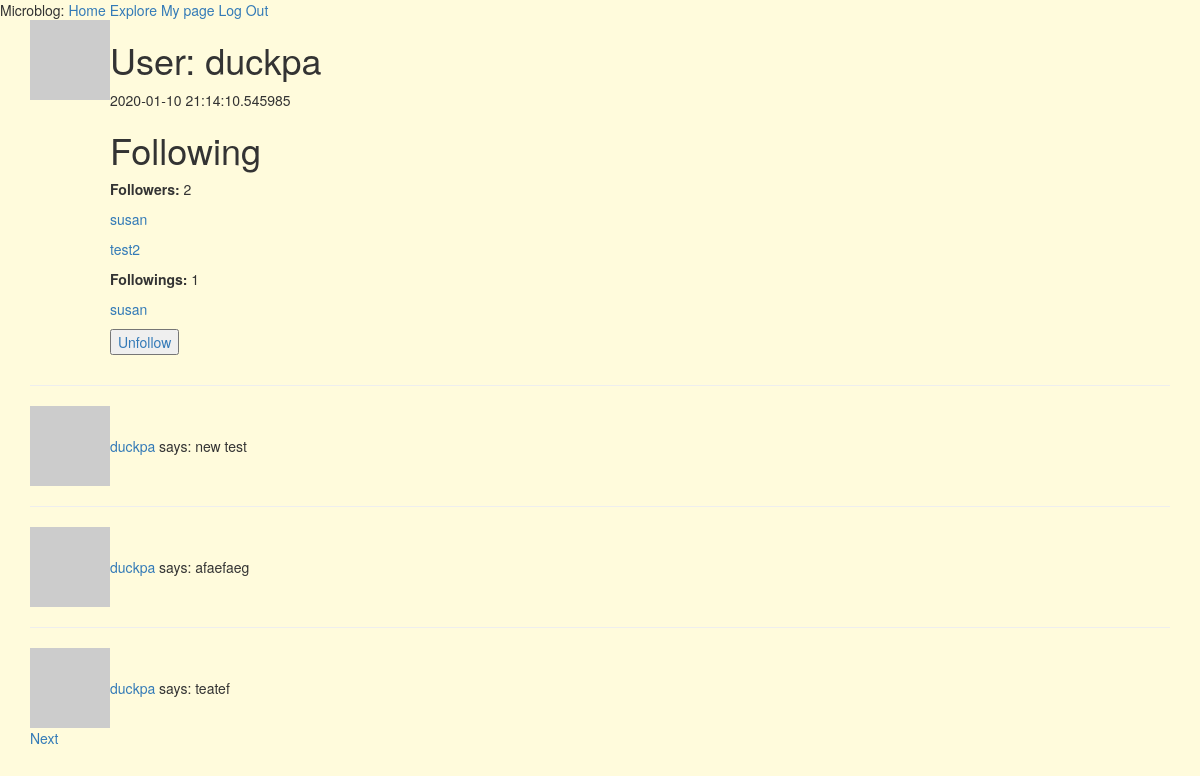
The page /user/duckpa (signed in) on the database its author committed.
### myapp/models.py (models this page shows, shortened)
class User(UserMixin, db.Model):
    id = db.Column(db.Integer, primary_key=True)
    username = db.Column(db.String(64), index=True, unique=True)
    email = db.Column(db.String(120), index=True, unique=True)
    password_hash = db.Column(db.String(128))
    posts = db.relationship('Post', backref='author', lazy='dynamic') # post.author ==> user instance
    about_me = db.Column(db.String(140))
    last_seen = db.Column(db.DateTime, default=datetime.utcnow)
    followed = db.relationship('User', secondary=followers,
        primaryjoin=(followers.c.follower_id == id),
        secondaryjoin=(followers.c.followed_id == id),
        backref=db.backref('followers', lazy='dynamic'), lazy='dynamic')
    def avatar(self, size):
        digest = md5(self.email.lower().encode('utf-8')).hexdigest()
        return 'https://www.gravatar.com/avatar/{}?d=identicon&s={}'.format(
            digest, size)
    def is_following(self, user):
        return self.followed.filter(
            followers.c.followed_id == user.id).count() > 0

class Post(db.Model):
    id = db.Column(db.Integer, primary_key=True)
    body = db.Column(db.String(140))
    timestamp = db.Column(db.DateTime, index=True, default=datetime.utcnow)
    user_id = db.Column(db.Integer, db.ForeignKey('user.id'))
    completed = db.Column(db.Integer, default= 0)

### myapp/routes.py (the view)
@app.route('/user/<username>') # dynamic component
@login_required
def user(username):
    user = User.query.filter_by(username=username).first_or_404() # if user is not founded, raise 404 error page
    page = request.args.get('page', 1, type=int) # query string argument = /index?page=3 <- want to get this 3
    posts = user.posts.order_by(Post.timestamp.desc()).paginate(
        page, app.config['POST_PER_PAGE'], False)
    next_url = url_for('user', username=user.username, page=posts.next_num) if posts.has_next else None
    prev_url = url_for('user', username=user.username, page=posts.prev_num) if posts.has_prev else None
    return render_template('user.html', user=user, posts=posts.items,
                           next_url=next_url, prev_url=prev_url)

### myapp/models.py (called while the page is built)
@login.user_loader
def load_user(id):
    return User.query.get(int(id))

### myapp/routes.py (called while the page is built)
@app.before_request
def before_request():
    if current_user.is_authenticated:
        current_user.last_seen = datetime.utcnow()
        db.session.commit()

### myapp/templates/user.html (shortened to what this page needs)
{% extends 'base.html' %}
{% block app_content %}
    <table>
        <tr valign="top">
            <td><img src="{{ user.avatar(128) }}"</td>
            <td>
                <h1>User: {{ user.username }}</h1>
                {% if user.last_seen %}<p>{{ user.last_seen }}</p>{% endif %}
                <h1>Following</h1>
                <p><b>Followers: </b>{{ user.followers.count() }}</p>
                {% for follower in user.followers.all() %}
                <p><a href="{{ url_for('user', username=follower.username) }}">{{ follower.username }}</a></p>
                {% endfor %}
                <p><b>Followings:</b> {{ user.followed.count() }}</p>
                {% for follower in user.followed.all() %}
                <p><a href="{{ url_for('user', username=follower.username) }}">{{ follower.username }}</a></p>
                {% endfor %}
                {% if user == current_user %}
                <p><a href="{{ url_for('edit_profile') }}"><input type="button" value="Edit Profile"></a></p>
                {% elif current_user.is_following(user) %}
                <p><a href="{{ url_for('unfollow', username = user.username) }}"><input type="button" value="Unfollow"></a></p>
                {% else %}
                <p><a href="{{ url_for('follow', username = user.username) }}"><input type="button" value="Follow"></a></p>
                {% endif %}
            </td>
        </tr>
    </table>
    {% for post in posts %}
        {% include "_post.html" %}
    {% endfor %}
    {% if next_url %}
    <a href="{{ next_url }}">Next</a>
    {% endif %}
{% endblock %}

### myapp/templates/base.html (shortened to what this page needs)
{% extends "bootstrap/base.html" %}
{% block styles %}
{{super()}}
<link rel="stylesheet"
      href="{{url_for('.static', filename='stylesheets/style.css')}}">
{% endblock %}
{% block navbar %}
    <div> Microblog:
        <a href="{{ url_for('index') }}">Home</a>
        <a href="{{ url_for('explore') }}">Explore</a>
        {% if current_user.is_anonymous %}
        <a href="{{ url_for('login') }}">log In</a>
        {% else %}
        <a href="{{ url_for('user', username = current_user.username) }}">My page</a>
        <a href="{{ url_for('logout') }}">Log Out</a>
        {% endif %}
    </div>
{% endblock %}
{% block content %}
    <div class="container">
        {% block app_content %}{% endblock %}
    </div>
{% endblock %}

### myapp/templates/_post.html (shortened to what this page needs)
    <table>
        <hr valign="top">
            <td><img src="{{ post.author.avatar(36) }}"></td>
            <td>
                <a href="{{ url_for('user', username=post.author.username) }}">
                    {{ post.author.username }}
                </a>
                says: {{ post.body }}
            </td>
    </table>

### myapp/static/stylesheets/style.css (style rules this page uses)
body { background: #fffbdc; }

### rows shown on the page
User: username "duckpa", last_seen "2020-01-10 21:14:10.545985"
User: username "susan"
User: username "test2"
Post: author.username "duckpa", body "new test"
Post: author.username "duckpa", body "afaefaeg"
Post: author.username "duckpa", body "teatef"

### other values the page prints
{{ user.followers.count() }} "2"
{{ user.followed.count() }} "1"
